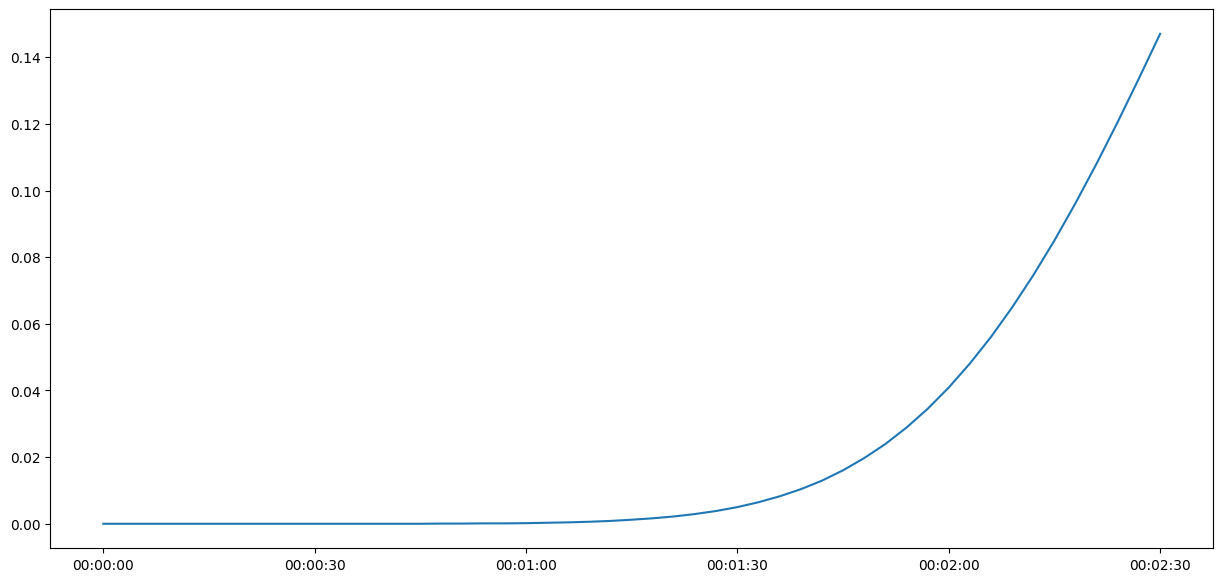

This figure's Python source:
import numpy as np
from getNeigh import getNeighbor
import matplotlib.pyplot as plt

def plotT2Series(fn, x, y, plot_fn = 'support_files/plot_series.png', start_date = np.datetime64('2015-01-01T00:00:00')):
    """
    Function to plot a time series from a Telemac 2D Output file
    ! important note: the resulting plot is not an interpolation but the info from the closest node!

    Args:
    - output_fn (Required): file path to output file (often out_t2d.slf)
    - x & y (Required): Coordinate pair (in utm) of the location where to plot
    - plot_fn (Optional, defaults to output/plot_series.png): File path to plotted series
    - start_date (Optional): Datetime corresponding to the start of the simulation

    Output:

    """

    data = np.load(fn + '_data.npy')
    t = np.load(fn + '_t.npy')
    X = np.load(fn + '_x.npy')
    Y = np.load(fn + '_y.npy')

    # get properties
    U = data[0]
    V = data[1]
    H = data[2]
    B = data[3]

    Vel = np.sqrt(U**2+V**2)
    SE = B + H

    XY = np.empty([np.shape(X)[0], 2])
    XY[:,0], XY[:,1] = X, Y

    # time series
    T = np.array([start_date], dtype = np.datetime64)
    for i in range(np.shape(t)[0]):
        td = np.timedelta64(int(t[i]),'s')
        T = np.append(T,start_date + td)
    T = T[1:]

    # find the closest node to the requested lat and lon
    neighxy= getNeighbor([x, y], XY, return_index = False)
    x_node, y_node = neighxy
    rx = np.where(X == x_node)
    ry = np.where(Y == y_node)
    i = np.intersect1d(rx,ry)[0]
    print('Distance between POI and node: ',((x_node - x)**2 + (y_node - y)**2)**0.5)
    series = SE[i,:]

    f, a = plt.subplots(figsize = (15,7))
    a.plot(T, series)
    f.savefig(plot_fn, bbox_inches = 'tight')

    return plot_fn
